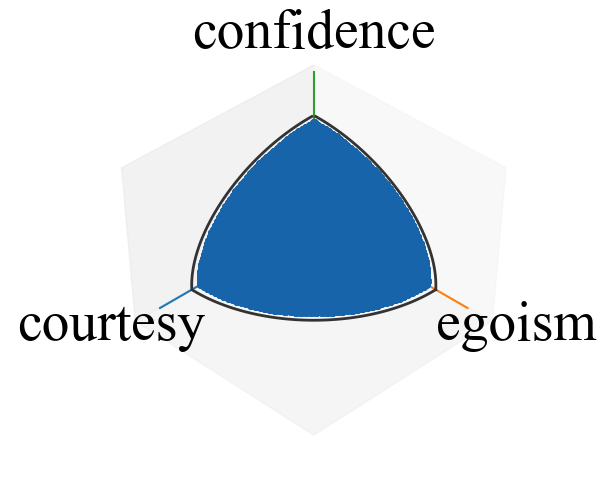
#> input picture python/video/FuncAnimation/draw_image/draw_image/0.png, 600 x 500 px; its folder holds 4 pictures in this run
$ python draw_image.py
#> lines starting #> are read from the running program, lines starting #| are printed output that depends on the picture
import os
import matplotlib.pyplot as plt
import matplotlib.image as img
from matplotlib import animation
fig = plt.figure(figsize=(5,5))


def animate(i):
#> called with i = 0
    img1 = os.path.join(os.getcwd(), 'draw_image', '{}.png'.format(i))
    im1 = img.imread(img1)
#> im1 is the input picture: shape (500, 600, 4) float32; mean R, G, B, A 0.869, 0.901, 0.931, 1
    ax1 = plt.axes([0.5,0.5,0.25, 0.25])
    a = ax1.imshow(im1)
    ax1.set_xticks([])
    ax1.set_yticks([])
    ax1.set_ylabel('lalalallaa')

    ax2 = plt.axes([0,0,0.25, 0.25])
    b = ax2.imshow(im1)

    imgs = []
    imgs.append(a)
    imgs.append(b)
    # return dynamic items
    return imgs

anim = animation.FuncAnimation(fig, animate, frames=20, interval=500, blit=True)
anim.save('draw_image.mp4', writer = 'ffmpeg', fps = 30)
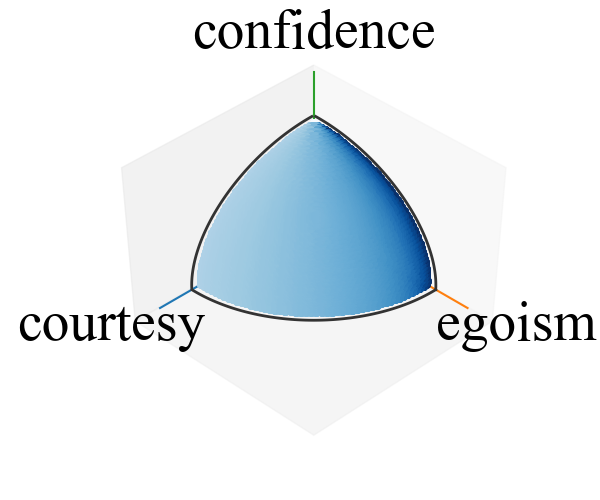
#> input picture python/video/FuncAnimation/draw_image/draw_image/1.png, 600 x 500 px
#> in animate, im1 is the input picture: shape (500, 600, 4) float32; mean R, G, B, A 0.907, 0.931, 0.947, 1
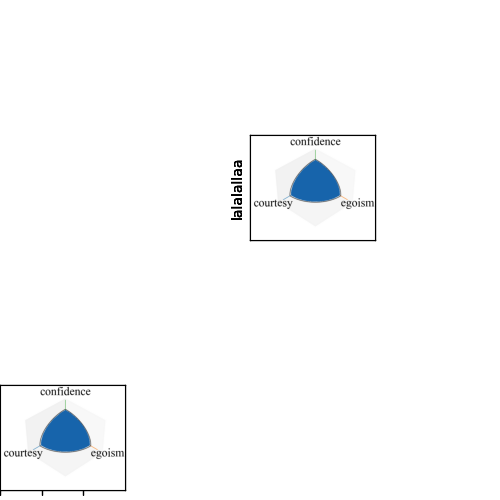
#> saved as draw_image.mp4: PIL image 500x500 RGBA; mean R, G, B, A 250, 250.9, 251.7, 255
#> (the run stopped early here; a loop or call above may not have finished)
